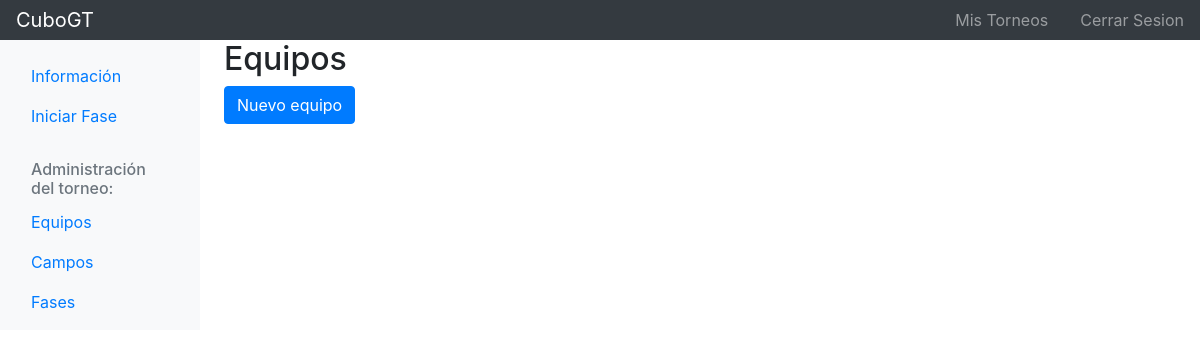
The app's page /es/gt/torneo/4/equipo (signed in), older data.
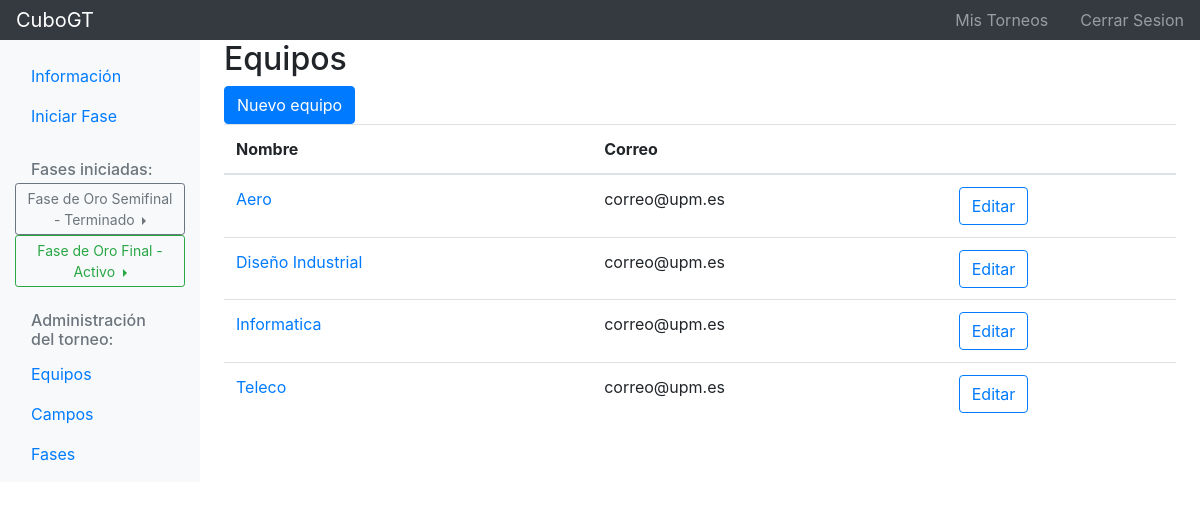
The same page, newer data.
### cubogt/models.py (models this page shows, shortened)
class Fase(models.Model):
	torneo = models.ForeignKey('Torneo', on_delete=models.CASCADE)
	equipos = models.ManyToManyField('Equipo')
	campos = models.ManyToManyField('Campo')
	numero_activacion = models.IntegerField(null=True, default=None)
	nombre = models.CharField(max_length=100)
	prefijo_eliminatoria = models.CharField(max_length=100, default=nombre)
	tipo_fase = models.IntegerField(choices=TIPO_FASE)
	numero_equipos_max = models.IntegerField(null=True, blank=True)
	doble_partido = models.BooleanField()
	numero_sets = models.IntegerField(null=True)
	numero_puntos = models.IntegerField(null=True)
	puntos_maximos = models.IntegerField(null=True, blank=True)
	estado = models.IntegerField(choices=ESTADO_CHOICES, default=CREACION)
	UPD = models.DateTimeField(auto_now=True)
	NWD = models.DateTimeField(auto_now_add=True)
	class Meta:
		ordering = ["numero_activacion", "nombre"]

class Equipo(models.Model):
	nombre = models.CharField(max_length=50)
	correo = models.EmailField(max_length=50)
	integrantes = models.ManyToManyField(User, through='Jugador')
	UPD = models.DateTimeField(auto_now=True)
	NWD = models.DateTimeField(auto_now_add=True)
	class Meta:
		ordering = ["nombre"]

### cubogt/views/equipo_views.py (the view)
# urls.py: path('torneo/<int:torneo_id>/equipo', equipo_views.equipo_lista, name='equipo_lista'),
def equipo_lista(request, torneo_id):
	torneo = get_object_or_404(Torneo, pk=torneo_id)
	equipos_list = Equipo.objects.filter(torneo=torneo)
	fase_activa_terminada_list = FaseController.get_fases_activas_terminadas(torneo)
	context = {'torneo': torneo, 'fase_activa_terminada_list': fase_activa_terminada_list, 'equipos_list': equipos_list}
	return render(request, 'cubogt/equipo/equipos_lista.html', context)

### cubogt/controller/FaseController.py (called while the page is built)
def get_fases_activas_terminadas(torneo):
	fases_activas_terminadas = Fase.objects.filter(torneo=torneo).exclude(estado=CREACION)
	return fases_activas_terminadas

### cubogt/templates/cubogt/equipo/equipos_lista.html (shortened to what this page needs)
{% extends "cubogt/base/body/navbar_lateral/navbar_torneo.html" %}
{% load i18n %}
{% block content %}
    <h2>{% trans "Equipos" %}</h2>
    {% if not torneo.numero_equipos or equipos_list.count < torneo.numero_equipos %}
        <a type="button" class="btn btn-primary" href="{% url 'equipo_nuevo' torneo.id %}">{% trans "Nuevo equipo" %}</a>
    {% endif %}
    {% if equipos_list %}
        <table class="table table-hover">
            <thead>
                <tr>
                    <th>{% trans "Nombre" %}</th>
                    <th>{% trans "Correo" %}</th>
                    <th></th>
                </tr>
            </thead>
            <tbody>
                {% for equipo in equipos_list %}
                    <tr>
                        <td><a class="equipo" href="#">{{ equipo.nombre }}</a></td>
                        <td>{{ equipo.correo }}</td>
                        <td>
                            <a type="button" class="btn btn-outline-primary" href="{% url 'equipo_editar' torneo.id equipo.id %}">{% trans "Editar" %}</a>
                        </td>
                    <tr>
                {% endfor %}
            </tbody>
        </table>
    {% endif %}
{% endblock content %}

### cubogt/templates/cubogt/base/body/navbar_lateral/navbar_torneo.html (shortened to what this page needs)
{% extends "cubogt/base/body/navbar_lateral/navbar.html" %}
{% load i18n %}
{% block nav_lateral %}
    <ul class="nav flex-column">
        <li class="nav-item">
            <a class="nav-link active" href="{% url 'torneo' torneo.id %}">
                {% trans "Información" %} <span class="sr-only">(current)</span>
            </a>
        </li>
        <li class="nav-item">
            <a class="nav-link" href="{% url 'fase_iniciar_lista' torneo.id %}">
                {% trans "Iniciar Fase" %}
            </a>
        </li>
        {% if fase_activa_terminada_list %}
            <h6 class="sidebar-heading d-flex justify-content-between align-items-center px-3 mt-4 mb-1 text-muted">
                <span>{% trans "Fases iniciadas:" %}</span>
            </h6>
            {% for fase in fase_activa_terminada_list %}
                  <div class="btn-group dropright">
                        {% if fase.estado == ACTIVO %}
                            <div class="btn btn-outline-success btn-sm dropdown-toggle" style="white-space: normal;" data-toggle="dropdown" aria-haspopup="true" aria-expanded="false">
                        {% else %}
                            <div class="btn btn-outline-secondary btn-sm dropdown-toggle" style="white-space: normal;" data-toggle="dropdown" aria-haspopup="true" aria-expanded="false">
                        {% endif %}
                            {{ fase.nombre }} - {{ fase.get_estado_display }}
                            </div>
                    </div>
            {% endfor %}
        {% endif %}
    </ul>
    <h6 class="sidebar-heading d-flex justify-content-between align-items-center px-3 mt-4 mb-1 text-muted">
        <span>{% trans "Administración del torneo:" %}</span>
    </h6>
    <ul class="nav flex-column mb-2">
        <li class="nav-item">
            <a class="nav-link" href="{% url 'equipo_lista' torneo.id %}">
                {% trans "Equipos" %}
            </a>
        </li>
        <li class="nav-item">
            <a class="nav-link" href="{% url 'campo_lista' torneo.id %}">
                {% trans "Campos" %}
            </a>
        </li>
        <li class="nav-item">
            <a class="nav-link" href="{% url 'fase_lista' torneo.id %}">
                {% trans "Fases" %}
            </a>
        </li>
    </ul>
{% endblock nav_lateral %}

### cubogt/templates/cubogt/base/body/navbar_lateral/navbar.html (shortened to what this page needs)
{% extends "cubogt/base/body/navbar_superior.html" %}
{% load i18n %}
{% block content_inferior %}
    {% if torneo.usuario.id == user.id %}
        <div class="container-fluid">
            <div class="row">
                <nav id="sidebarMenu" class="col-md-3 col-lg-2 d-md-block bg-light sidebar collapse">
                    <div class="sidebar-sticky pt-3">
                        {% block nav_lateral %}
                        {% endblock %}
                    </div>
                </nav>
                <main role="main" class="col-md-9 ml-sm-auto col-lg-10 px-md-4">
                    <div>
                        {% block content %}
                        {% endblock %}
                    </div>
                </main>
            </div>
        </div>
    {% endif %}
{% endblock content_inferior %}

### cubogt/templates/cubogt/base/body/navbar_superior.html (shortened to what this page needs)
{% extends "cubogt/base/base.html" %}
{% load i18n %}
{% block body %}
    <nav class="navbar navbar-dark sticky-top bg-dark flex-md-nowrap p-0">
        {% if torneo %}
            <a class="navbar-brand col-md-3 col-lg-2 mr-0 px-3" href="{% url 'torneo' torneo.id %}">CuboGT</a>
        {% else %}
            <a class="navbar-brand col-md-3 col-lg-2 mr-0 px-3" href="{% url 'lista_torneo' %}">CuboGT</a>
        {% endif %}
        <ul class="navbar-nav flex flex-row w-100 justify-content-end">
            {% if torneo %}
                <li class="nav-item text-nowrap px-3">
                    <a class="nav-link" href="{% url 'lista_torneo' %}">{% trans "Mis Torneos" %}</a>
                </li>
            {% endif %}
            <li class="nav-item text-nowrap px-3">
                <a class="nav-link" href="{% url 'logout' %}">{% trans "Cerrar Sesion" %}</a>
            </li>
        </ul>
    </nav>
    {% block content_inferior %}
    {% endblock content_inferior %}
{% endblock body %}

### cubogt/templates/cubogt/base/base.html (shortened to what this page needs)
{% load static %}
<!DOCTYPE html>
<html>
<head>
    <link rel="stylesheet" href="https://stackpath.bootstrapcdn.com/bootstrap/4.5.0/css/bootstrap.min.css"
>
    <link rel="stylesheet" href="https://use.fontawesome.com/releases/v5.8.2/css/all.css"
>
</head>
<body>
    {% with CREACION=0 ACTIVO=1 TERMINADO=2 LIGA=1 ELIMINATORIA=2 %}
        {% block body %}{% endblock %}
    {% endwith %}
</body>
</html>

Row changes from the older to the newer data that the page shows:
added Fase: nombre "Fase de Oro Semifinal", estado "Terminado"
added Fase: nombre "Fase de Oro Final", estado "Activo"
added Equipo: nombre "Aero", correo "correo@upm.es"
added Equipo: nombre "Diseño Industrial", correo "correo@upm.es"
added Equipo: nombre "Informatica", correo "correo@upm.es"
added Equipo: nombre "Teleco", correo "correo@upm.es"
Text that changed along with them:
text now shown: "Fases iniciadas: Nombre Correo"
